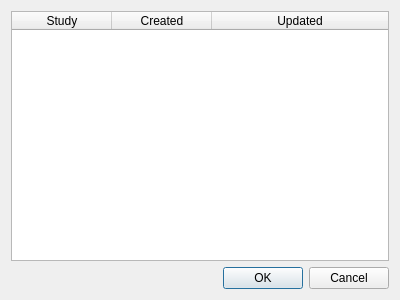
<?xml version="1.0" encoding="UTF-8"?>
<ui version="4.0">
 <class>StudySelectionDialog</class>
 <widget class="QDialog" name="StudySelectionDialog">
  <property name="geometry">
   <rect>
    <x>0</x>
    <y>0</y>
    <width>400</width>
    <height>300</height>
   </rect>
  </property>
  <property name="windowTitle">
   <string>Lichess Studies</string>
  </property>
  <layout class="QVBoxLayout" name="verticalLayout">
   <item>
    <widget class="QTableWidget" name="studies">
     <attribute name="horizontalHeaderStretchLastSection">
      <bool>true</bool>
     </attribute>
     <attribute name="verticalHeaderStretchLastSection">
      <bool>false</bool>
     </attribute>
     <column>
      <property name="text">
       <string>Study</string>
      </property>
     </column>
     <column>
      <property name="text">
       <string>Created</string>
      </property>
     </column>
     <column>
      <property name="text">
       <string>Updated</string>
      </property>
     </column>
    </widget>
   </item>
   <item>
    <widget class="QDialogButtonBox" name="buttonBox">
     <property name="orientation">
      <enum>Qt::Orientation::Horizontal</enum>
     </property>
     <property name="standardButtons">
      <set>QDialogButtonBox::StandardButton::Cancel|QDialogButtonBox::StandardButton::Ok</set>
     </property>
    </widget>
   </item>
  </layout>
 </widget>
 <resources/>
 <connections>
  <connection>
   <sender>buttonBox</sender>
   <signal>accepted()</signal>
   <receiver>StudySelectionDialog</receiver>
   <slot>accept()</slot>
   <hints>
    <hint type="sourcelabel">
     <x>248</x>
     <y>254</y>
    </hint>
    <hint type="destinationlabel">
     <x>157</x>
     <y>274</y>
    </hint>
   </hints>
  </connection>
  <connection>
   <sender>buttonBox</sender>
   <signal>rejected()</signal>
   <receiver>StudySelectionDialog</receiver>
   <slot>reject()</slot>
   <hints>
    <hint type="sourcelabel">
     <x>316</x>
     <y>260</y>
    </hint>
    <hint type="destinationlabel">
     <x>286</x>
     <y>274</y>
    </hint>
   </hints>
  </connection>
 </connections>
</ui>
